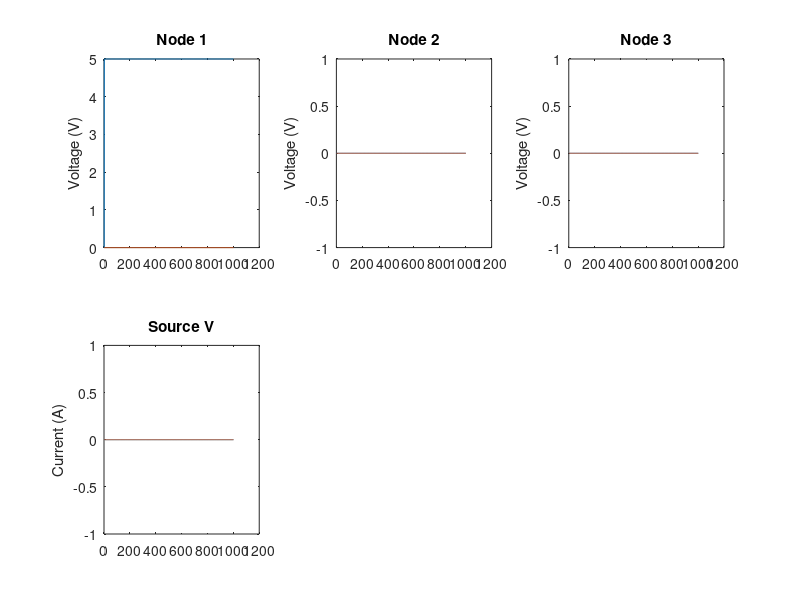

Here is the MATLAB script that generated this plot:
%N2Sim Netlist Reading Circuit Simulator
%Names 		 						Syntax
%  Voltage source								V# In Out Magnitude		(will repeat if this is a matrix)
%  Resistor										R# In Out Magnitude
%  Capacitor									C# In Out Magnitude
%  inductors									L# In Out Magnitude
%  Voltage Controlled and Delayed Source		D# In Out ControlIn ControlOut Alpha Delaytime
%  Voltage Controlled Voltage Source			E# In Out ControlIn ControlOut Alpha
%  Optical Coupler								X# In Out In 		Out 	   CouplingCoeff
%  Phase Shift									P# In Out Alpha		Phi		   Delay
%  Fiber or Waveguide							F# In Out Length    Beta1      N     Loss
%  Splitter                                     S# In Out Out
%  Joiner                                       J# In In  Out
%		input variables 					  name p1 p2  p3		p4	p5      p6 	     p7		p8			p9
%  Bidirectional Fiber or Waveguide				B# In In  Out       Out	Length  Beta1A   NA    LossA	  Beta1B
%														  	p10			p11	  p12
%												   		  	NB 			LossB Sigma

clear variables;
% todo: adjust timesteps and deltat based on something other than random numbers
timesteps = 1000; %how long to simulate for
deltat=0.000002; % time in seconds for time step
thresh=0.01; %accuracy of newton-rhapson loops for NLVCVs

%read in netlist here
try
    [name, p1, p2, p3, p4, p5, p6, p7, p8, p9, p10, p11, p12] = textread('netlist.txt',' %s %s %s %s %s %s %s %s %s %s %s %s %s');
catch
    fprintf('netlist.txt not found');
    return
end
for n=1:size(name); p1{n}=str2num(p1{n}); p2{n}=str2num(p2{n}); end
%could just read in ints, but this keeps indexing consistent (otherwise matlab turns these into [])

%preallocate matrices (we'll sparse them later)
nnodes=max(max([ cell2mat(p1) cell2mat(p2) ])); capmat = zeros(nnodes); condmat = zeros(nnodes);

nirow = 0; %current row counter for voltage sources, to keep track from one component to the next
vlist=[]; rlist=[]; clist=[]; llist=[]; dlist=[]; elist=[]; xlist=[];
plist=[]; flist=[]; fdt=[]; slist=[]; jlist=[];
%make lists to keep track of which components exist where, will be useful for components needing extra-matrix math

%add all our components
for j=1:length(name)
    switch(name{j}(1)) %checks first character of name (handles non-unique names fine)
        case 'V'
            nirow=nirow+1; %add a current row for each component that needs one.
            vlist=[vlist [j;nirow]];
            %appends location of components in netlist, and their assoscated current row for later use
            Inames(nirow,:)=name{j}; %name for graphing later
            p3{j}=str2num(p3{j}); %needs to be a number (or matrix of)
            if p1{j}~=0; condmat(nnodes+nirow,p1{j}) = -1; end
            if p2{j}~=0
                condmat(nnodes+nirow,p2{j}) = 1;
                condmat(p2{j},nnodes+nirow) = 1;
            end
            for t=1:timesteps
                tmp=mod(t,size(p3{j},2));
                source(nnodes+nirow,t)=p3{j}(tmp+1);
            end
        case 'E'
            nirow=nirow+1;
            elist=[elist j;nirow];
            Inames(nirow,:)=name{j}; %name for graphing later
            p5{j}=str2num(p5{j});
            if p1{j}~=0; condmat(p1{j},nnodes+nirow)=1; end
            if p2{j}~=0
                condmat(p2{j},nnodes+nirow)=1;
                condmat(nnodes+nirow,p2{j})=1;
            end
        case 'D'
            nirow=nirow+1;
            dlist=[dlist [j;nirow]];
            Inames(nirow,:)=name{j};
            p5{j}=str2num(p5{j});
            p6{j}=str2num(p6{j});
            if p1{j}~=0; condmat(nnodes+nirow,p1{j})=-1; end
            if p2{j}~=0
                condmat(nnodes+nirow,p2{j})=1;
                condmat(nnodes+nirow,p2{j})=1;
            end
            p3{j}=str2num(p3{j});
        case 'P'
            nirow=nirow+1;
            p5{j}=str2num(p5{j});
            p3{j}=str2num(p3{j});
            plist=[plist [j; nirow]];
            Inames(nirow,:)=name{j};
            if p2{j}~=0
                condmat(nnodes+nirow,p2{j})=1;
                condmat(p2{j},nnodes+nirow)=1;
            end
        case 'X'
            nirow=nirow+1;
            xlist=[xlist [j]];
            Inames(nirow,:)=name{j};
            p5{j}=str2num(p5{j});
            p4{j}=str2num(p4{j});
            p3{j}=str2num(p3{j});
            %first current row
            if p1{j}~=0 && p2{j}~=0
                condmat(nnodes+nirow,p1{j})=sqrt(1-p5{j});
            end
            if p2{j}~=0 && p3{j} ~=0
                condmat(nnodes+nirow,p3{j})=sqrt(p5{j});
            end
            condmat(nnodes+nirow,p2{j})=-1;
            condmat(p2{j},nnodes+nirow)=1;
            %for second current row
            nirow=nirow+1;
            condmat(p4{j},p4{j})=-1;
            if p1{j}~=0 && p4{j}~=0
                condmat(nnodes+nirow,p1{j})=sqrt(p5{j});
            end
            
            if p2{j}~=0 && p4{j} ~=0
                condmat(nnodes+nirow,p2{j})=sqrt(1-p5{j});
            end
            condmat(nnodes+nirow,p4{j})=-1;
            condmat(p4{j},nnodes+nirow)=1;
        case 'S'
            slist=[slist j];
            nirow=nirow+1;
            p3{j}=str2num(p3{j});
            Inames(nirow,:)=name{j};
            condmat(nnodes+nirow,p1{j})=0.5;
            condmat(nnodes+nirow,p2{j})=-1/sqrt(2);
            condmat(p2{j},nnodes+nirow)=1;
            
            nirow=nirow+1;
            condmat(nnodes+nirow,p1{j})=0.5;
            condmat(nnodes+nirow,p3{j})=-1/sqrt(2);
            condmat(p3{j},nnodes+nirow)=1;
            
        case 'J'
            nirow=nirow+1;
            Inames(nirow,:)=name{j};
            jlist=[jlist [j;nirow]];
            p3{j}=str2num(p3{j});
            condmat(nnodes+nirow,p1{j})=-sqrt(2);
            condmat(nnodes+nirow,p2{j})=-sqrt(2);
            condmat(nnodes+nirow,p3{j})=2;
            condmat(p3{j},nnodes+nirow)=1;
        case 'R'
            rlist=[rlist j];
            p3{j}=str2num(p3{j});
            if p1{j}~=0
                condmat(p1{j},p1{j})=condmat(p1{j},p1{j}) + 1/p3{j};
            end
            if p2{j}~=0
                condmat(p2{j},p2{j})=condmat(p2{j},p2{j}) + 1/p3{j};
            end
            if p1{j}~=0 && p2{j}~=0
                condmat(p1{j},p2{j})=condmat(p1{j},p2{j}) - 1/p3{j};
                condmat(p2{j},p1{j})=condmat(p2{j},p1{j}) - 1/p3{j};
            end
        case 'C'
            clist=[clist j];
            p3{j}=str2num(p3{j});
            if p1{j}~=0
                capmat(p1{j},p1{j})=capmat(p1{j},p1{j}) + p3{j};
            end
            if p2{j}~=0
                capmat(p2{j},p2{j})=capmat(p2{j},p2{j}) + p3{j};
            end
            if p1{j}~=0 && p2{j}~=0
                capmat(p1{j},p2{j})=capmat(p1{j},p2{j}) - p3{j};
                capmat(p2{j},p1{j})=capmat(p2{j},p1{j}) - p3{j};
            end
        case 'L'
            p3{j}=str2num(p3{j});
            nirow=nirow+1;
            llist=[llist j;nirow];
            Inames(nirow,:)=name{j};
            if p1{j}~=0;
                condmat(nnodes+nirow,p1{j}) = -1;
                condmat(p1{j},nnodes+nirow) = 1;
            end
            if p2{j}~=0;
                condmat(p2{j},nnodes+nirow) = -1;
                condmat(nnodes+nirow,p2{j}) = 1;
            end
            if p1{j}~=0 && p2{j}~=0; %%I have no idea what I did here. I'm sure something belongs here
            end
            capmat(nnodes+nirow,nnodes+nirow)=p3{j};
        case 'F'
            nirow=nirow+1;
            flist=[flist [j; nirow]];
            Inames(nirow,:)=name{j};
            p3{j}=str2num(p3{j});
            p4{j}=str2num(p4{j});
            p5{j}=str2num(p5{j});
            p6{j}=str2num(p6{j});
            fiber{j} = fdfiber(p3{j},p4{j},p5{j},p6{j});
            if p2{j}~=0
                condmat(nnodes+nirow,p2{j})=1;
                condmat(p2{j},nnodes+nirow)=1;
            end
            fiber{j}.plotting=0;
            fdt = [fdt fiber{j}.deltat];
        case 'B'
            p3{j}=str2num(p3{j});
            p4{j}=str2num(p4{j});
            p5{j}=str2num(p5{j});
            p6{j}=str2num(p6{j});
            p7{j}=str2num(p7{j});
            p8{j}=str2num(p8{j});
            p9{j}=str2num(p9{j});
            p10{j}=str2num(p10{j});
            p11{j}=str2num(p11{j});
            p12{j}=str2num(p12{j});
            
            
            
            nirow=nirow+1;
            flist=[flist [j; nirow]];
            Inames(nirow,:)=name{j};
            
            fiber{j} = bfib4(p5{j},p6{j},p7{j},p8{j},p9{j},p10{j},p11{j},p12{j});
            if p4{j}~=0
                condmat(nnodes+nirow,p4{j})=1;
                condmat(p4{j},nnodes+nirow)=1;
            end
            
            
            nirow=nirow+1;
            if p3{j}~=0
                condmat(nnodes+nirow,p3{j})=1;
                condmat(p3{j},nnodes+nirow)=1;
            end
            
            fiber{j}.sigma=p7{j};
            fiber{j}.plotting= 1;
            fdt = [fdt fiber{j}.deltat];
    end
end

condmat=[condmat zeros(size(condmat,1),nnodes+nirow-size(condmat,2));
    zeros(nnodes+nirow-size(condmat,1),size(condmat,1))...
    zeros(nnodes+nirow-size(condmat,2),nnodes+nirow-size(condmat,1)) ];
%now having added lines to condmat, we need to make capmat the same size. source sometimes too
capmat=[capmat 						zeros(size(capmat,1),size(condmat,2)-size(capmat,2));...
    zeros(size(condmat,1)-size(capmat,1),size(capmat,2))	zeros(size(condmat,1)-size(capmat,1))	];

%that done, define our matrices for actual math using LU decomp.
[LL,LU,LP]=lu(sparse(capmat)+deltat*sparse(condmat)); %leaves cap&cond in full form for analysis
%but completes the LU facotrization for speed
%pre-allocations
matsize=size(condmat,1);
source=[source; zeros(nnodes+nirow-size(source,1),size(source,2))];


nlvsource = zeros(matsize,1);
nlvsource_old = zeros(matsize,1);
voltage = zeros(matsize,timesteps);

for t=1:timesteps
    d_nlvs=inf*ones(matsize,1); %start with infinite derivative to prevent premature loop exit
    while(max(d_nlvs))>thresh
        for nn=1:size(dlist,2) %for each memory delay
            j=dlist(1,nn); %grab the row that the delay component is in
            if t>p6{j} %if time is > than delay
                vdrop=0; %so vdrop is accurate when p4{j}==0
                if p4{j}~=0; vdrop=-voltage(p4{j},t-p6{j}); end
                if p5{j}~=0; vdrop= vdrop + voltage(p5{j},t-p6{j}); end
                source(nnodes+dlist(2,nn),t)= p5{j}*vdrop;
                %TODO: support nonlinear here also, depreciate either E or D component
            end
        end
        for nn=1:size(plist,2)
            j=plist(1,nn);
            if t>p5{j}
                source(nnodes+plist(2,nn),t)=voltage(p1{j},t-p5{j})*exp(-1i*eval(p4{j}))*exp(-0.5*p3{j});
            end
        end
        
        for nn=1:size(flist,2) %for optical fiber
            j=flist(1,nn); %call the object relevant to the fiber, drop output in voltage source vector
            fiber{j}=fiber{j}.simulateFiber(voltage(p1{j},t),voltage(p2{j},t),t,(t-1),deltat);
            source(nnodes+flist(2,nn),t)=fiber{j}.Vouta;
            try    
            source(nnodes+flist(2,nn)+1,t)=fiber{j}.Voutb;
            catch
            end
            
        end
        
        voltage(:,t+1)= LU\(LL\LP*(capmat*voltage(:,t)+(source(:,t)+nlvsource)*deltat)); %MATH!
        % recalculate nonlinear voltage courses
        %(at t>1 the above calc uses previous steps vopltages as first guess)
        for nn=1:size(elist,2)
            vdrop=0; %same as in D-component
            if p3{j}~=0; vdrop = vdrop - voltage(p3{j},t+1); end
            if p4{j}~=0; vdrop = vdrop + voltage(p4{j},t+1); end
            try
            nlvsource(nnodes+dlist(2,nn))=eval(p5{j}); %runs user-supplied command
            catch
                error('Nonlinear voltage source relation is invalid')
            end
        end
        d_nlvs= (nlvsource - nlvsource_old); %calculate change, to compare against accuracy threshhold
        nlvsource_old=nlvsource; %set current to old for next round's comparison
    end
end

figure; %plot the results
for n=1:(nnodes+nirow)
    if n<=nnodes
        subplot(2,max(nnodes,nirow),n)
        plot(1:timesteps+1,real(voltage(n,:)),1:timesteps+1,imag(voltage(n,:)));
        title(['Node ' num2str(n)]);
        ylabel('Voltage (V)');
    else
        subplot(2,max(nnodes,nirow),n)
        plot(1:timesteps+1,-real(voltage(n,:)),1:timesteps+1,-imag(voltage(n,:)));
        title(['Source ' Inames(n-nnodes)]);
        ylabel('Current (A)');
    end
end
return
